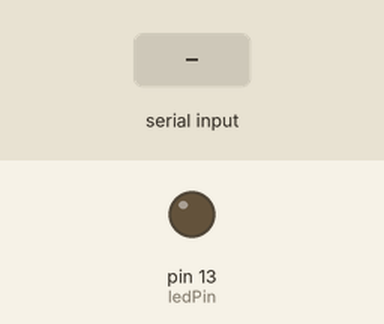
Bench run of a sketch on a simulated Arduino Uno, built with avr-gcc and run on an emulated ATmega328P. Shown: output pins drawn as LEDs (lit = HIGH). The inputs (shaded band) are chosen by the test bench. What the sketch prints to the serial monitor is not drawn.

Above: at 1.2 s.
1.3 s: "R" received over Serial
At 1.7 s:
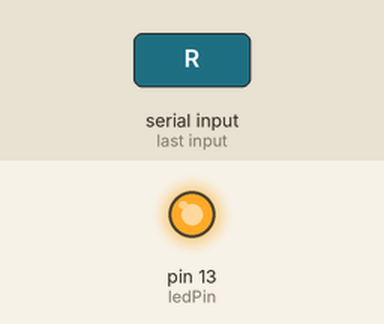
Timing chart, 0 to 4.3 s (numbered marks = the images above; inputs shaded):
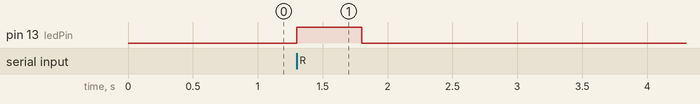

Measured:
- after the input at 1.3 s, pin 13 (ledPin): LOW → HIGH at once, → LOW 0.50 s later

The sketch:

Project1.ino
```cpp
int val;
int ledPin = 13;

void setup() {
  Serial.begin(9600);
  pinMode(ledPin, OUTPUT);
}

void loop() {
  // put your main code here, to run repeatedly:
  val = Serial.read();
  if (val == 'R'){
    digitalWrite(ledPin, HIGH);
    delay(500);
    digitalWrite(ledPin, LOW);
    delay(500);
    Serial.println("Hi, world!");
  }
}
```
